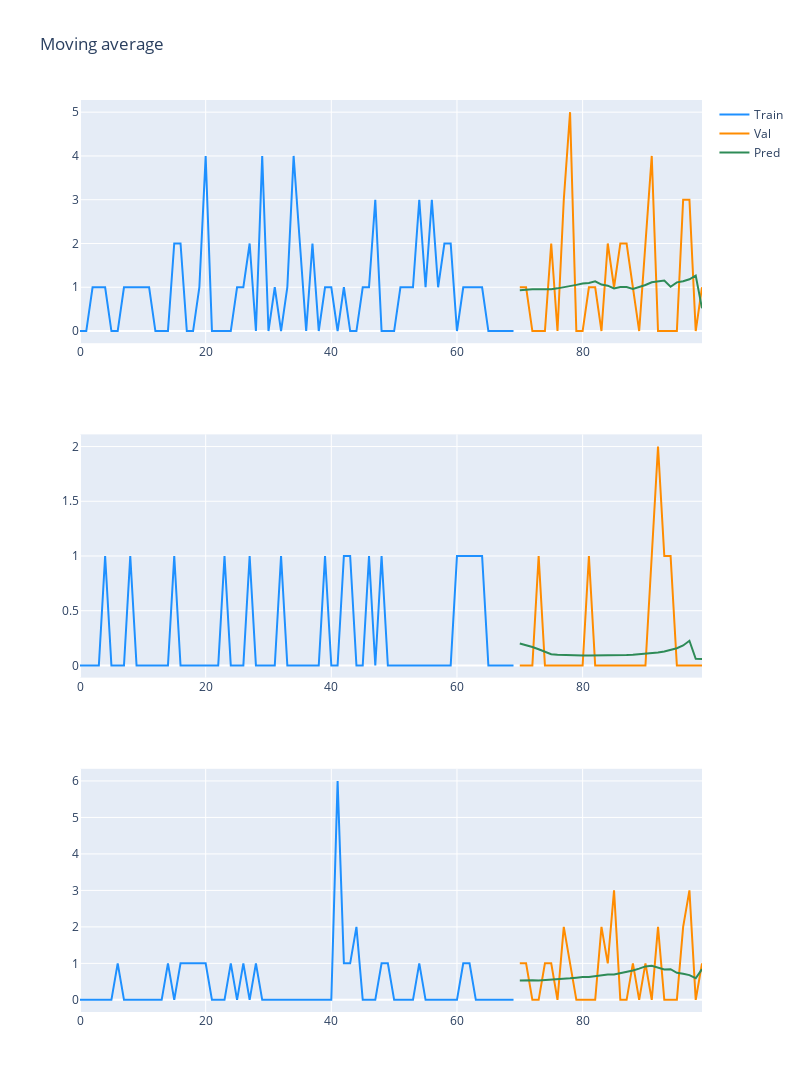

Notebook code cell kept with this figure:
### Code cell
pred_1 = predictions[0]
pred_2 = predictions[1]
pred_3 = predictions[2]

fig = make_subplots(rows=3, cols=1)

fig.add_trace(
    go.Scatter(x=np.arange(70), mode='lines', y=train_dataset.loc[0].values, marker=dict(color="dodgerblue"),
               name="Train"),
    row=1, col=1
)

fig.add_trace(
    go.Scatter(x=np.arange(70, 100), y=val_dataset.loc[0].values, mode='lines', marker=dict(color="darkorange"),
               name="Val"),
    row=1, col=1
)

fig.add_trace(
    go.Scatter(x=np.arange(70, 100), y=pred_1, mode='lines', marker=dict(color="seagreen"),
               name="Pred"),
    row=1, col=1
)

fig.add_trace(
    go.Scatter(x=np.arange(70), mode='lines', y=train_dataset.loc[1].values, marker=dict(color="dodgerblue"), showlegend=False),
    row=2, col=1
)


fig.add_trace(
    go.Scatter(x=np.arange(70, 100), y=val_dataset.loc[1].values, mode='lines', marker=dict(color="darkorange"), showlegend=False),
    row=2, col=1
)

fig.add_trace(
    go.Scatter(x=np.arange(70, 100), y=pred_2, mode='lines', marker=dict(color="seagreen"), showlegend=False,
               name="Denoised signal"),
    row=2, col=1
)

fig.add_trace(
    go.Scatter(x=np.arange(70), mode='lines', y=train_dataset.loc[2].values, marker=dict(color="dodgerblue"), showlegend=False),
    row=3, col=1
)

fig.add_trace(
    go.Scatter(x=np.arange(70, 100), y=val_dataset.loc[2].values, mode='lines', marker=dict(color="darkorange"), showlegend=False),
    row=3, col=1
)

fig.add_trace(
    go.Scatter(x=np.arange(70, 100), y=pred_3, mode='lines', marker=dict(color="seagreen"), showlegend=False,
               name="Denoised signal"),
    row=3, col=1
)

fig.update_layout(height=1200, width=800, title_text="Moving average")
fig.show()

### Figure 1 — Plotly figure (JSON) as saved in the notebook; plotly's stock layout.template omitted (floating-point values rounded to 4 significant figures)
{"data": [{"marker": {"color": "dodgerblue"}, "mode": "lines", "name": "Train", "type": "scatter", "x": [0, 1, 2, 3, 4, 5, 6, 7, 8, 9, 10, 11, 12, 13, 14, 15, 16, 17, 18, 19, 20, 21, 22, 23, 24, 25, 26, 27, 28, 29, 30, 31, 32, 33, 34, 35, 36, 37, 38, 39, 40, 41, 42, 43, 44, 45, 46, 47, 48, 49, 50, 51, 52, 53, 54, 55, 56, 57, 58, 59, 60, 61, 62, 63, 64, 65, 66, 67, 68, 69], "xaxis": "x", "y": [0, 0, 1, 1, 1, 0, 0, 1, 1, 1, 1, 1, 0, 0, 0, 2, 2, 0, 0, 1, 4, 0, 0, 0, 0, 1, 1, 2, 0, 4, 0, 1, 0, 1, 4, 2, 0, 2, 0, 1, 1, 0, 1, 0, 0, 1, 1, 3, 0, 0, 0, 1, 1, 1, 3, 1, 3, 1, 2, 2, 0, 1, 1, 1, 1, 0, 0, 0, 0, 0, 1, 0, 4, 2, 3, 0, 1, 2, 0, 0, 0, 1, 1, 3, 0, 1, 1, 1, 3, 0], "yaxis": "y"}, {"marker": {"color": "darkorange"}, "mode": "lines", "name": "Val", "type": "scatter", "x": [70, 71, 72, 73, 74, 75, 76, 77, 78, 79, 80, 81, 82, 83, 84, 85, 86, 87, 88, 89, 90, 91, 92, 93, 94, 95, 96, 97, 98, 99], "xaxis": "x", "y": [1, 1, 0, 0, 0, 2, 0, 3, 5, 0, 0, 1, 1, 0, 2, 1, 2, 2, 1, 0, 2, 4, 0, 0, 0, 0, 3, 3, 0, 1], "yaxis": "y"}, {"marker": {"color": "seagreen"}, "mode": "lines", "name": "Pred", "type": "scatter", "x": [70, 71, 72, 73, 74, 75, 76, 77, 78, 79, 80, 81, 82, 83, 84, 85, 86, 87, 88, 89, 90, 91, 92, 93, 94, 95, 96, 97, 98, 99], "xaxis": "x", "y": [0.9333, 0.9494, 0.9528, 0.9541, 0.9545, 0.9544, 0.9749, 0.9984, 1.025, 1.055, 1.088, 1.098, 1.136, 1.062, 1.036, 0.9724, 1.004, 1.004, 0.9626, 1.003, 1.053, 1.115, 1.131, 1.152, 1.012, 1.112, 1.138, 1.182, 1.268, 0.5221], "yaxis": "y"}, {"marker": {"color": "dodgerblue"}, "mode": "lines", "showlegend": false, "type": "scatter", "x": [0, 1, 2, 3, 4, 5, 6, 7, 8, 9, 10, 11, 12, 13, 14, 15, 16, 17, 18, 19, 20, 21, 22, 23, 24, 25, 26, 27, 28, 29, 30, 31, 32, 33, 34, 35, 36, 37, 38, 39, 40, 41, 42, 43, 44, 45, 46, 47, 48, 49, 50, 51, 52, 53, 54, 55, 56, 57, 58, 59, 60, 61, 62, 63, 64, 65, 66, 67, 68, 69], "xaxis": "x2", "y": [0, 0, 0, 0, 1, 0, 0, 0, 1, 0, 0, 0, 0, 0, 0, 1, 0, 0, 0, 0, 0, 0, 0, 1, 0, 0, 0, 1, 0, 0, 0, 0, 1, 0, 0, 0, 0, 0, 0, 1, 0, 0, 1, 1, 0, 0, 1, 0, 1, 0, 0, 0, 0, 0, 0, 0, 0, 0, 0, 0, 1, 1, 1, 1, 1, 0, 0, 0, 0, 0, 0, 0, 0, 0, 0, 0, 0, 0, 0, 0, 0, 0, 0, 0, 0, 0, 0, 1, 0, 0], "yaxis": "y2"}, {"marker": {"color": "darkorange"}, "mode": "lines", "showlegend": false, "type": "scatter", "x": [70, 71, 72, 73, 74, 75, 76, 77, 78, 79, 80, 81, 82, 83, 84, 85, 86, 87, 88, 89, 90, 91, 92, 93, 94, 95, 96, 97, 98, 99], "xaxis": "x2", "y": [0, 0, 0, 1, 0, 0, 0, 0, 0, 0, 0, 1, 0, 0, 0, 0, 0, 0, 0, 0, 0, 1, 2, 1, 1, 0, 0, 0, 0, 0], "yaxis": "y2"}, {"marker": {"color": "seagreen"}, "mode": "lines", "name": "Denoised signal", "showlegend": false, "type": "scatter", "x": [70, 71, 72, 73, 74, 75, 76, 77, 78, 79, 80, 81, 82, 83, 84, 85, 86, 87, 88, 89, 90, 91, 92, 93, 94, 95, 96, 97, 98, 99], "xaxis": "x2", "y": [0.2, 0.1862, 0.168, 0.1479, 0.1262, 0.1028, 0.09843, 0.09528, 0.09303, 0.09147, 0.09047, 0.08995, 0.08985, 0.09017, 0.09089, 0.09202, 0.09361, 0.09571, 0.09839, 0.1018, 0.1061, 0.1115, 0.1184, 0.1275, 0.1397, 0.1569, 0.1827, 0.2256, 0.0609, 0.05985], "yaxis": "y2"}, {"marker": {"color": "dodgerblue"}, "mode": "lines", "showlegend": false, "type": "scatter", "x": [0, 1, 2, 3, 4, 5, 6, 7, 8, 9, 10, 11, 12, 13, 14, 15, 16, 17, 18, 19, 20, 21, 22, 23, 24, 25, 26, 27, 28, 29, 30, 31, 32, 33, 34, 35, 36, 37, 38, 39, 40, 41, 42, 43, 44, 45, 46, 47, 48, 49, 50, 51, 52, 53, 54, 55, 56, 57, 58, 59, 60, 61, 62, 63, 64, 65, 66, 67, 68, 69], "xaxis": "x3", "y": [0, 0, 0, 0, 0, 0, 1, 0, 0, 0, 0, 0, 0, 0, 1, 0, 1, 1, 1, 1, 1, 0, 0, 0, 1, 0, 1, 0, 1, 0, 0, 0, 0, 0, 0, 0, 0, 0, 0, 0, 0, 6, 1, 1, 2, 0, 0, 0, 1, 1, 0, 0, 0, 0, 1, 0, 0, 0, 0, 0, 0, 1, 1, 0, 0, 0, 0, 0, 0, 0, 1, 0, 0, 0, 1, 0, 0, 0, 0, 0, 1, 2, 2, 1, 2, 1, 1, 1, 0, 1], "yaxis": "y3"}, {"marker": {"color": "darkorange"}, "mode": "lines", "showlegend": false, "type": "scatter", "x": [70, 71, 72, 73, 74, 75, 76, 77, 78, 79, 80, 81, 82, 83, 84, 85, 86, 87, 88, 89, 90, 91, 92, 93, 94, 95, 96, 97, 98, 99], "xaxis": "x3", "y": [1, 1, 0, 0, 1, 1, 0, 2, 1, 0, 0, 0, 0, 2, 1, 3, 0, 0, 1, 0, 1, 0, 2, 0, 0, 0, 2, 3, 0, 1], "yaxis": "y3"}, {"marker": {"color": "seagreen"}, "mode": "lines", "name": "Denoised signal", "showlegend": false, "type": "scatter", "x": [70, 71, 72, 73, 74, 75, 76, 77, 78, 79, 80, 81, 82, 83, 84, 85, 86, 87, 88, 89, 90, 91, 92, 93, 94, 95, 96, 97, 98, 99], "xaxis": "x3", "y": [0.5333, 0.5425, 0.5368, 0.528, 0.5368, 0.5478, 0.5604, 0.5748, 0.5907, 0.6084, 0.628, 0.6234, 0.6449, 0.6691, 0.6964, 0.694, 0.7259, 0.7628, 0.8057, 0.8562, 0.9167, 0.9345, 0.8924, 0.835, 0.8384, 0.7417, 0.7178, 0.6767, 0.5932, 0.8416], "yaxis": "y3"}], "layout": {"height": 1200, "title": {"text": "Moving average"}, "width": 800, "xaxis": {"anchor": "y", "domain": [0, 1]}, "xaxis2": {"anchor": "y2", "domain": [0, 1]}, "xaxis3": {"anchor": "y3", "domain": [0, 1]}, "yaxis": {"anchor": "x", "domain": [0.7333, 1]}, "yaxis2": {"anchor": "x2", "domain": [0.3667, 0.6333]}, "yaxis3": {"anchor": "x3", "domain": [0, 0.2667]}}}
